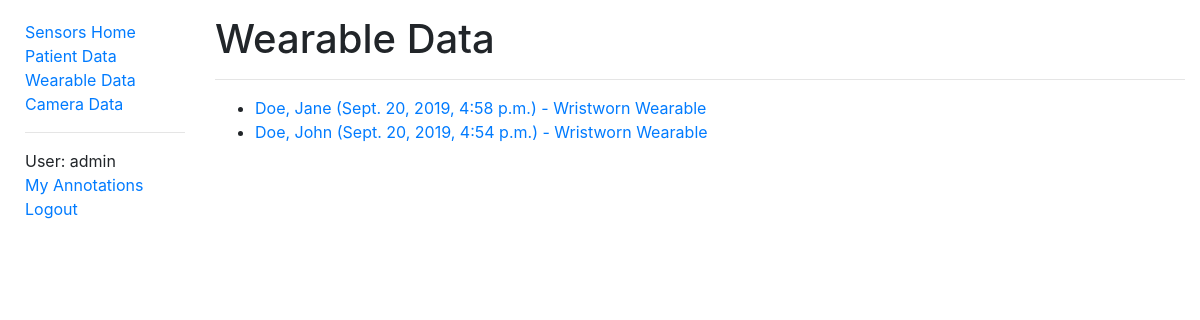
Page /sensors/wearabledata/ (signed in) on the earlier database version.
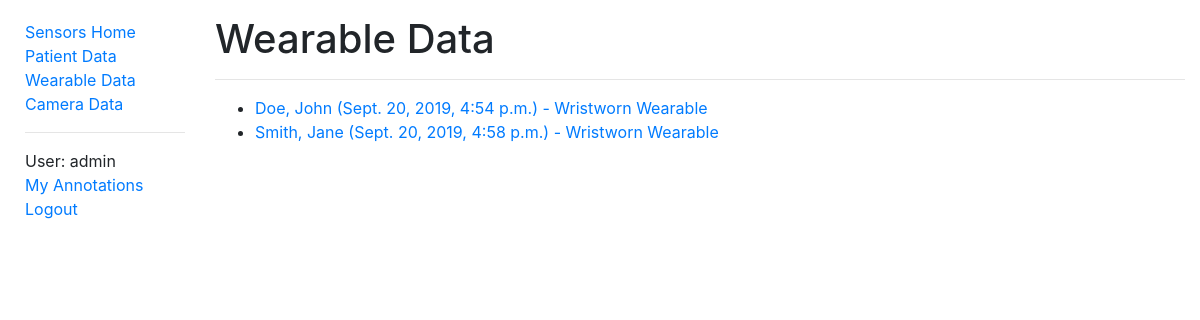
Same page on the later database version.
### sensors/models.py (models this page shows, shortened)
class WearableData(models.Model):
    id = models.UUIDField(primary_key=True, default=uuid.uuid4, help_text='Unique ID for this wearable data')
    patient = models.ForeignKey('PatientData', on_delete=models.CASCADE, null=True, related_name='wearables')
    filename = models.FileField(upload_to='wearable/', help_text='Wearable data file')
    time = models.DateTimeField(help_text='Session date & time')
    note = models.CharField(max_length=500, help_text='Note regarding wearable data')
    class Meta:
        ordering = ['patient', '-time']
        permissions = (("can_alter_wearabledata", "Can create or edit wearable data entries."),)
    def get_absolute_url(self):
        return reverse('wearabledata-detail', args=[str(self.id)])

class PatientData(models.Model):
    id = models.AutoField(primary_key=True)
    first_name = models.CharField(max_length=50, help_text='Patient first name')
    last_name = models.CharField(max_length=50, help_text='Patient last name')
    date_of_birth = models.DateField(help_text='Patient date of birth')
    notes = models.CharField(max_length=500, help_text='Notes regarding patient')
    class Meta:
        ordering = ['last_name']
        permissions = (("can_alter_patientdata", "Can create or edit patient data entries."),)
    def __str__(self):
        return f'{self.last_name}, {self.first_name}'

### sensors/views.py (the view)
# urls.py: path('wearabledata/', views.WearableDataListView.as_view(), name='wearabledata'),
class WearableDataListView(LoginRequiredMixin, generic.ListView):
    model = WearableData
    paginate_by = 10

### sensors/context_processors.py (called while the page is built)
def extra_context(request):
    return {'media_url': settings.MEDIA_URL}

### sensors/templates/sensors/wearabledata_list.html
{% extends "base.html" %}
{% block content %}
  <div class="titleText">
    <h1>Wearable Data</h1>
  </div>
  <hr>
  <ul>
    {% for wearabledata in wearabledata_list %}
      <li>
        <a href="{{ wearabledata.get_absolute_url }}">
          {{ wearabledata.patient }} ({{ wearabledata.time }}) - {{ wearabledata.note }}
        </a>
      </li>
    {% empty %}
      <p>There are no wearable data in the database.</p>
    {% endfor %}
  </ul>
{% endblock %}

### sensors/templates/base.html (shortened to what this page needs)
<!DOCTYPE html>
<html xmlns="http://www.w3.org/1999/xhtml" lang="en-GB" xml:lang="en-GB">
<head>
  <link rel="stylesheet"
        href="https://stackpath.bootstrapcdn.com/bootstrap/4.1.3/css/bootstrap.min.css"
>
  {% load static %}
  <link rel="stylesheet"
        href="{% static 'css/styles.css' %}">
</head>
<body>
<div class="container-fluid">
  <div class="row">
    <div class="col-sm-2">
      {% block sidebar %}
        <ul class="sidebar-nav">
          <li><a href="{% url 'index' %}">Sensors Home</a></li>
          {% if user.is_authenticated %}
            <li><a href="{% url 'patientdata' %}">Patient Data</a></li>
            <li><a href="{% url 'wearabledata' %}">Wearable Data</a></li>
            <li><a href="{% url 'cameradata' %}">Camera Data</a></li>
            <hr>
            <li>User: {{ user.get_username }}</li>
            <li><a href="{% url 'my-annotations' %}">My Annotations</a></li>
            <li><a href="{% url 'logout'%}?next={{request.path}}">Logout</a></li>
          {% else %}
            <li><a href="{% url 'login'%}?next={{request.path}}">Login</a></li>
          {% endif %}
        </ul>
      {% endblock %}
    </div>
    <div class="col-sm-10" style=margin-top:15px;padding:10">
      {% block content %}{% endblock %}
    </div>
  </div>
</div>
<div class="footer" style="margin-top:30px;padding:30px">
</div>
</body>
</html>

### sensors/static/css/styles.css (style rules this page uses)
.sidebar-nav { margin-top: 20px; margin-left: 10px; padding: 0; list-style: none; }
.titleText { position: relative; }

Differences in the rows shown:
shown differently, row unchanged: WearableData "Sept. 20, 2019, 4:54 p.m.": moves up the list
changed through a linked row, WearableData: patient "Doe, Jane" → "Smith, Jane"
